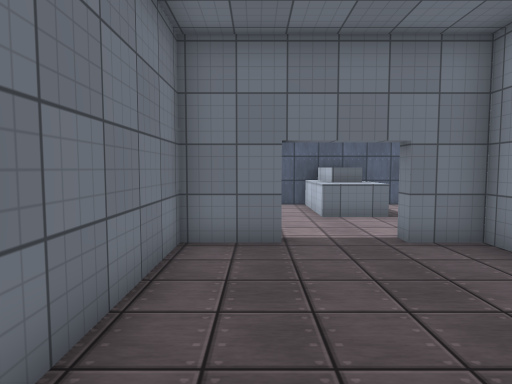
view 1 (above)

20 first-person views from a walk through a scene from a Unity 3-D project. The camera is 1.5 m above the floor, tilts 4° down and sees 75° across. The floor is counted in squares, 1.03 m on a side. Each view is taken from the middle of a square. On the plan, view 1 faces up. The plan holds only what a view shows up to about 15 squares ahead; the rest is blank. The place goes on beyond the plan. The player character is not drawn. Surface patterns are stand-ins for the level's own textures.

view 2
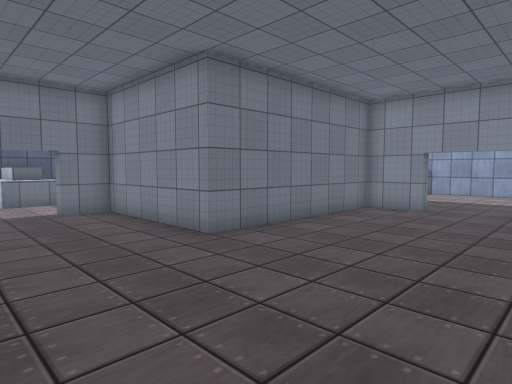

view 3
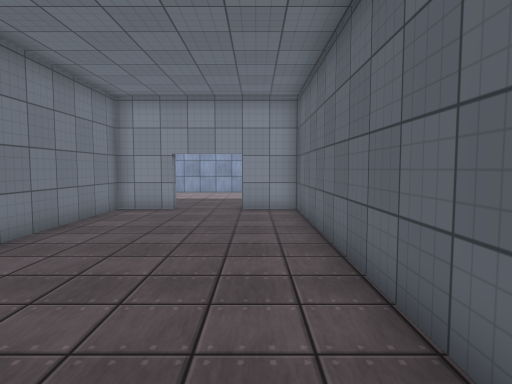

view 4
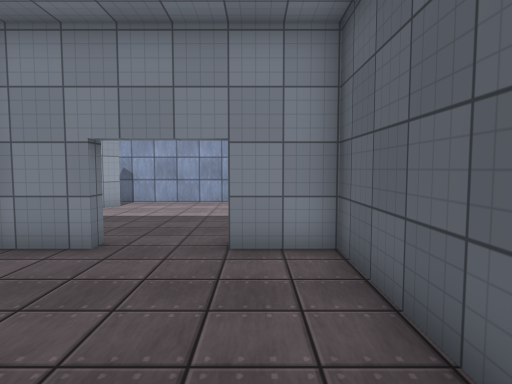

view 5
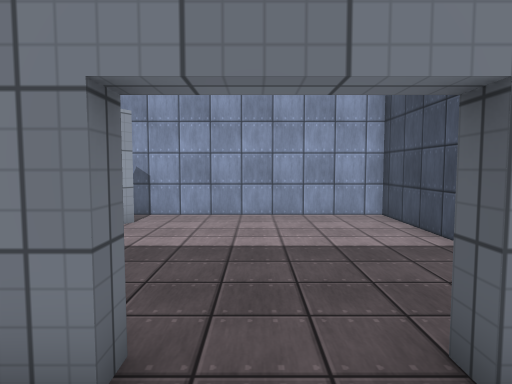

view 6
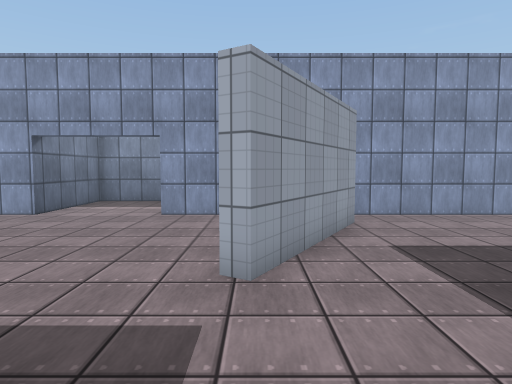

view 7
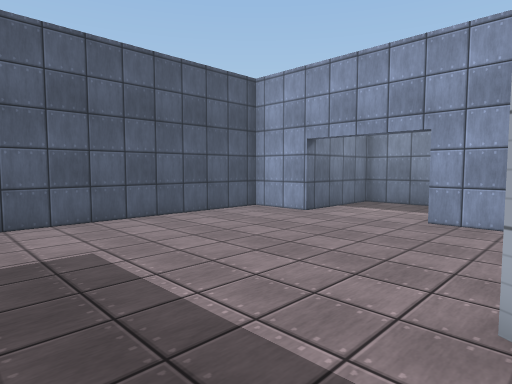

view 8
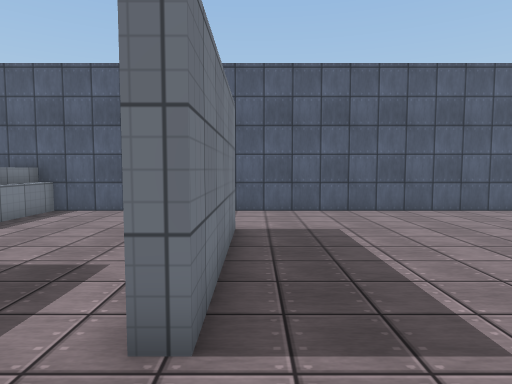

view 9
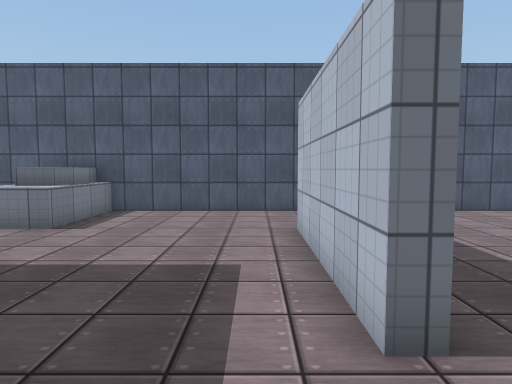

view 10
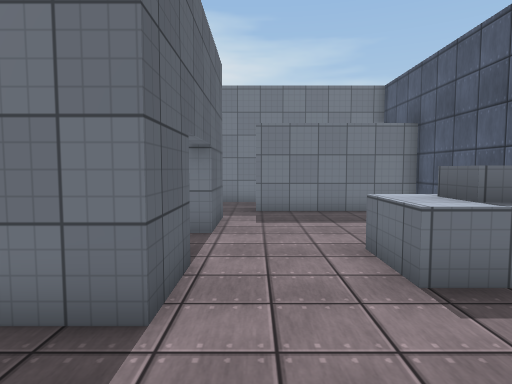

view 11
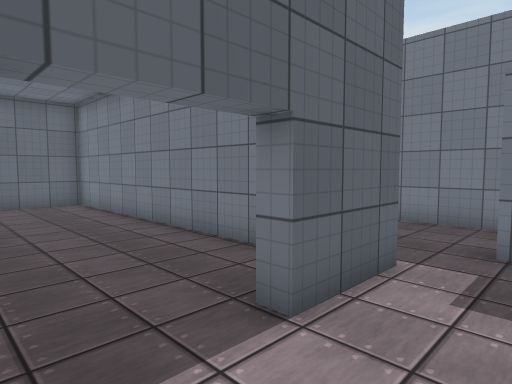

view 12
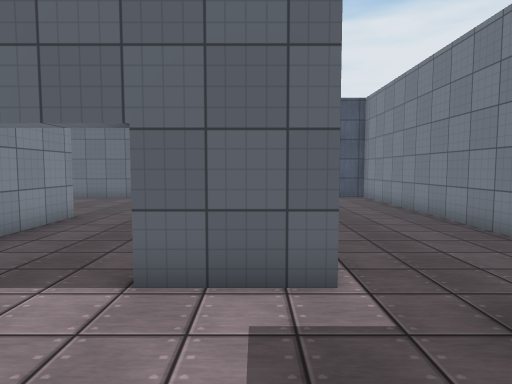

view 13
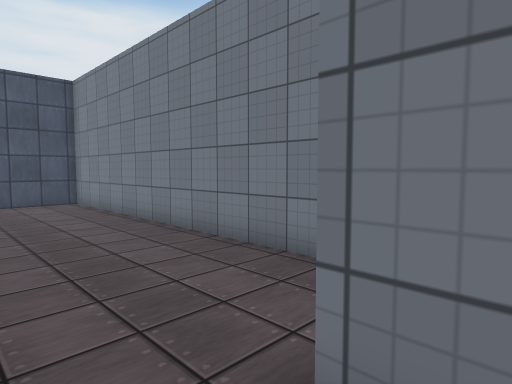

view 14
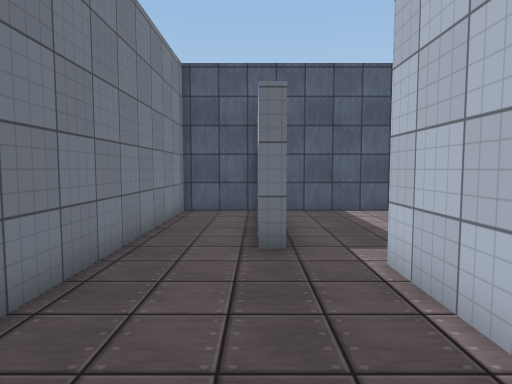

view 15
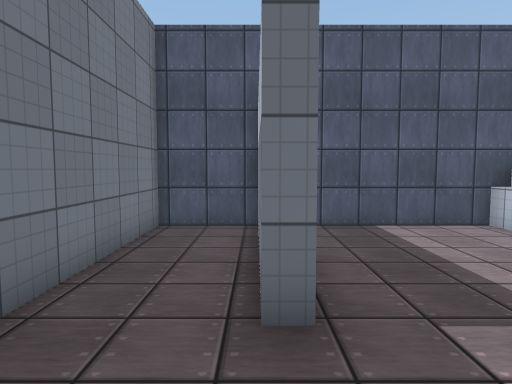

view 16
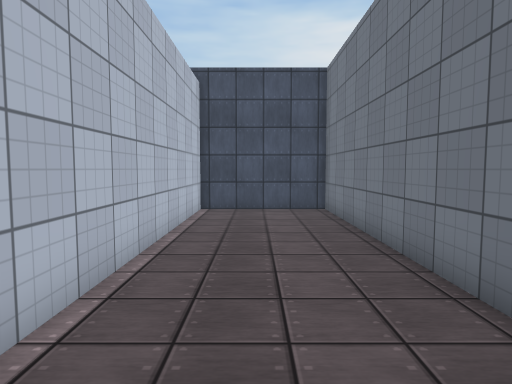

view 17
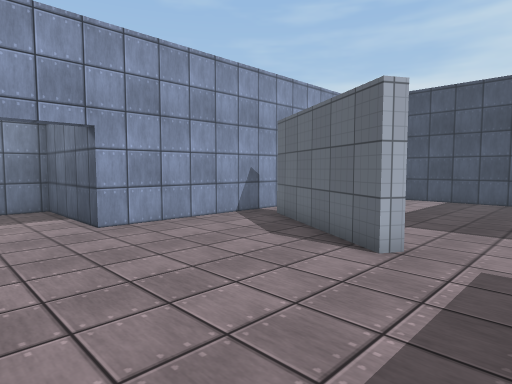

view 18
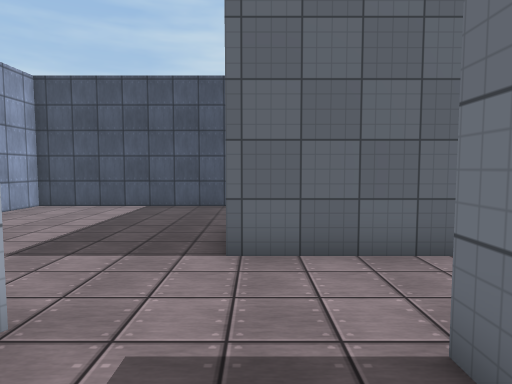

view 19
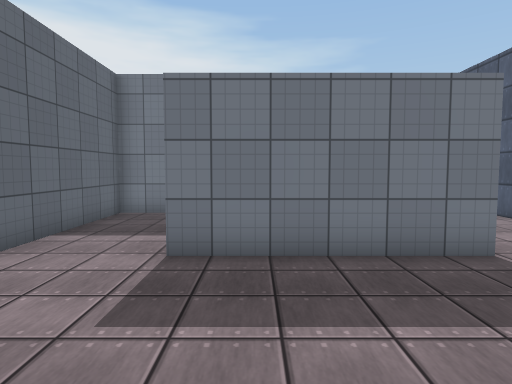

view 20
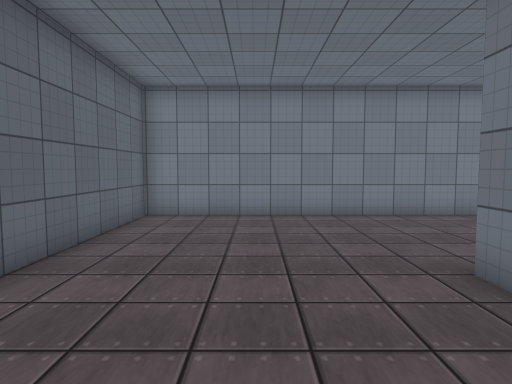

### Floor plan
Key: @ floor where view 1 was taken; # wall or solid block; . floor; ^ raised ledge; B building.
Columns run from 7 left of view 1 to 25 right of it. Each row starts with its distance up from view 1.
 14 #############################
 13 #..#.....^#^................#
 12 #..#.....^#^................#
 11 #..#.....^#^................#####
 10 #..#.....^^^.....#..............#
  9 #..#.............#..............#
  8 #..#.............#..............#
  7 #....B##..##B....#..........#####
  6 #....B......B....#..........#
  5 #....B......B....#..........#
  4 #....B......B.........##....#
  3 #....B......B..........###..#
  2 #....B......B............##.#
  1 #....B......BBBBBBB#........#
  0 #....B.@...........#........#
 -1 #....B......................#
 -2 #....B......................#
 -3 #....B......................#
 -4 #....B.............#........#
 -5 #....B.............#........#
 -6 #############################

Positions as (right, up) in squares from view 1, and headings:
1: (0, 0), facing up
2: (0, -5), facing up-right
3: (0, -4), facing right
4: (6, -4), facing right
5: (10, -2), facing right
6: (10, 4), facing right
7: (11, 4), facing up-right
8: (11, 2), facing up
9: (9, 2), facing up
10: (8, 8), facing left
11: (3, 9), facing down-left
12: (-1, 11), facing down
13: (-2, 9), facing down-left
14: (-4, 2), facing up
15: (-4, 5), facing up
16: (-4, 6), facing down
17: (12, 10), facing down-right
18: (12, 7), facing down
19: (16, 6), facing left
20: (9, -2), facing left
